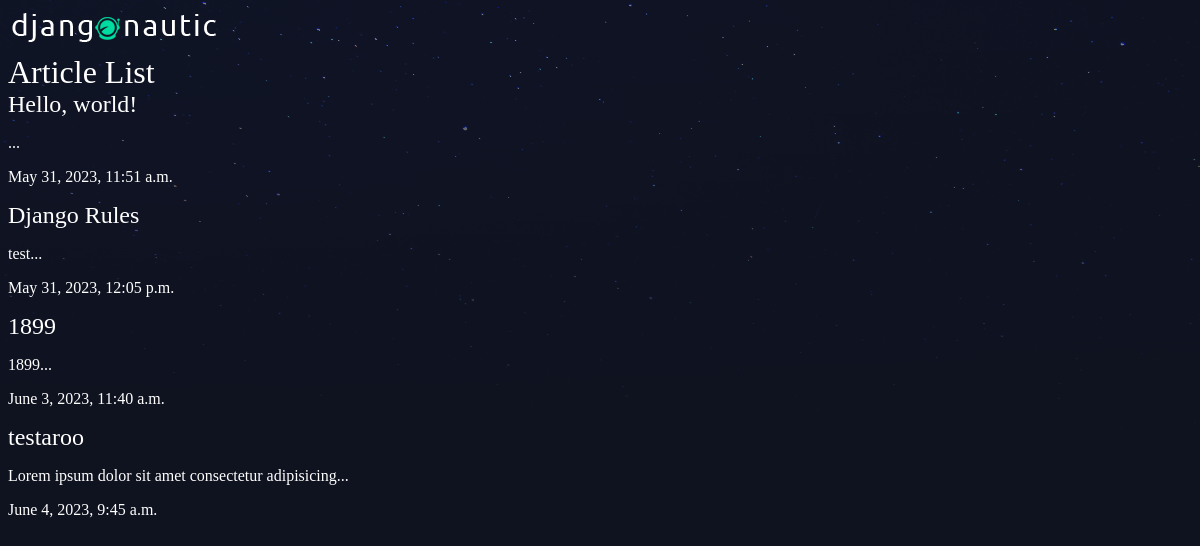
The page /articles/ on the database as committed earlier.
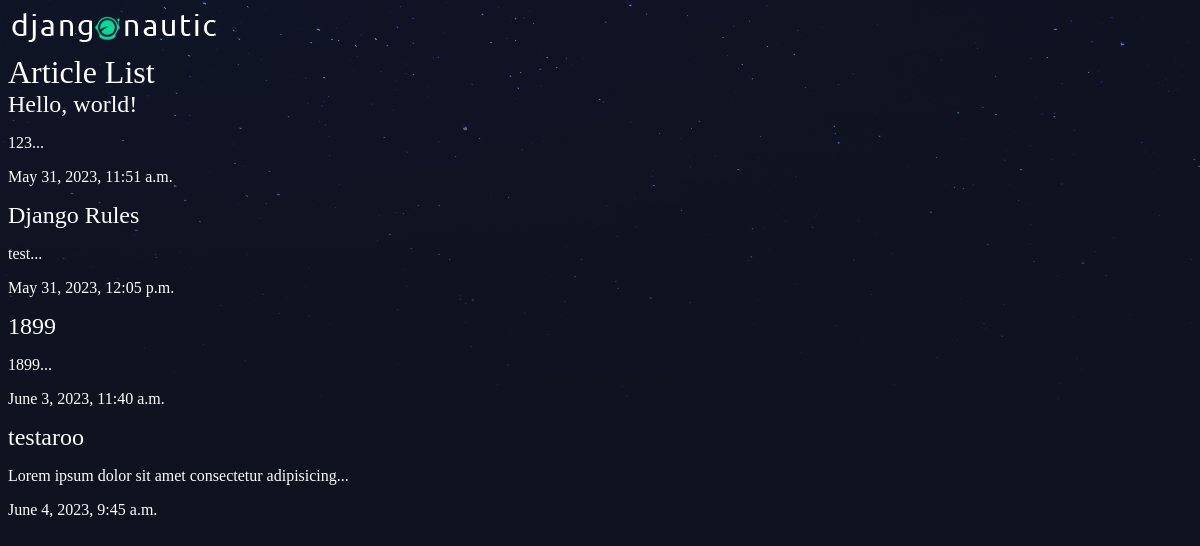
The same page on the database as committed later.
### articles/models.py (models this page shows, shortened)
class Article(models.Model):
    title = models.CharField(max_length=100)
    slug = models.SlugField()
    body = models.TextField()
    date = models.DateTimeField(auto_now_add=True)
    def snippet(self):
        return self.body[:50] + '...'

### articles/views.py (the view)
# urls.py: path('',views.article_list, name="list"),
def article_list(request):
    articles = Article.objects.all().order_by('date')
    return render(request, 'articles/article_list.html', {'articles': articles})

### articles/templates/articles/article_list.html
{% extends 'base_layout.html' %} {% block content %}
<h1>Article List</h1>
<div class="articles">
  {% for article in articles %}
  <div class="article">
    <h2>
      <a href="{% url 'articles:detail' slug=article.slug %}"
        >{{ article.title }}</a
      >
    </h2>
    <p>{{ article.snippet }}</p>
    <p>{{ article.date }}</p>
  </div>
  {% endfor %}
</div>
{% endblock %}

Rows that differ between the two databases and show on the page:
changed Article "Hello, world!": snippet "..." → "123..."
